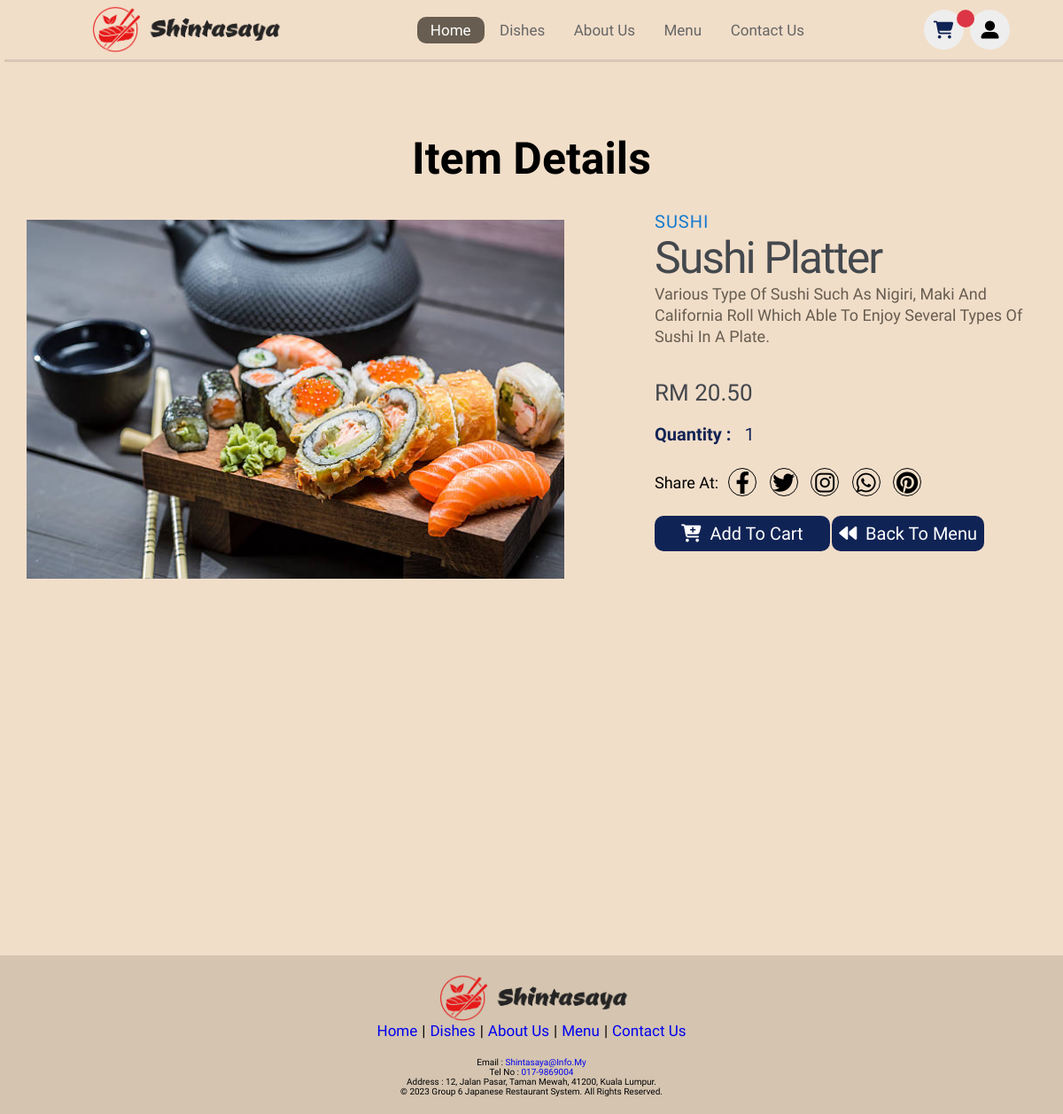
/productdetails/index.php?id=13 (signed in), run on the app's committed database.
### tables this page shows
CREATE TABLE IF NOT EXISTS `food` (
  `id` int DEFAULT NULL,
  `food_name` varchar(30) DEFAULT NULL,
  `food_category` varchar(8) DEFAULT NULL,
  `food_description` varchar(78) DEFAULT NULL,
  `long_description` text,
  `food_price` decimal(6,2) DEFAULT NULL,
  `food_image_location` varchar(50) DEFAULT NULL,
  `food_code` varchar(5) DEFAULT NULL,
  `food_qty` int DEFAULT NULL
);

### productdetails/index.php (the view, shortened to what this page needs)
<!DOCTYPE html>
<html>
  <?php
    $id = $_GET['id'];
    $conn=mysqli_connect(DB_HOST,DB_USER,DB_PASSWORD,DB_DATABASE);
    $sql = "SELECT * FROM food WHERE id = $id";
    $result = mysqli_query($conn, $sql);
    $row = mysqli_fetch_array($result);
  ?>
  <head>
    <link rel="stylesheet" href="../mystyle/restaurantStyle.css">
    <link rel="stylesheet" href="https://cdnjs.cloudflare.com/ajax/libs/font-awesome/6.3.0/css/all.min.css">
  </head>
  <body>
    <?php include('../includes/header.php'); ?>
    <h1 class= "itemDetailsHeading" style = "margin-top: 3em;">Item details</h1>
    <main class="product-details-container" style = "width: 100%;">
      <div class="left-column">
        <img src="<?php echo $row['food_image_location']; ?>" alt="">
      </div>
      <div class="right-column">
        <div class="product-description">
          <span><?php echo $row['food_category']; ?></span>
          <h1><?php echo $row['food_name']; ?></h1>
          <pre style = "width:95%"><?php echo $row['long_description'];?></pre>
        </div>
        <div class="product-price">
          <span>RM <?php echo $row['food_price']; ?></span>
          <div class="quantity">
            <form action="" class="form-submit">
              <div class="quantityInput">
                <b>Quantity : </b>
                <input type="number" class="form-control fqty" value="<?= $row['food_qty'] ?>">
              </div>
              <button class="btn btn-info btn-block addItemBtn"><i class="fas fa-cart-plus"></i>&nbsp;&nbsp;Add to cart</button>
              <a href = "../menu3/index.php" onMouseOver="this.style.backgroundColor='#675D50'"
              onMouseOut="this.style.backgroundColor='#102355'"
              style="font-size: 2rem;color: #fff;background: #102355;
              border-radius: 1rem;padding:.40em;"><i class="fas fa-backward"></i>&nbsp;&nbsp;Back to Menu</a>
            </form>
          </div>
        </div>
        <div class = "social-links">
          <p>Share At: </p>
          <a href = "#">
          <i class = "fab fa-facebook-f"></i>
          </a>
          <a href = "#">
          <i class = "fab fa-twitter"></i>
          </a>
          <a href = "#">
          <i class = "fab fa-instagram"></i>
          </a>
          <a href = "#">
          <i class = "fab fa-whatsapp"></i>
          </a>
          <a href = "#">
          <i class = "fab fa-pinterest"></i>
          </a>
        </div>
      </div>
    </main>
    <?php include('../includes/footer.php'); ?>
  </body>
</html>

### mystyle/restaurantStyle.css (style rules this page uses)
:root { --green : #675D50; --black : #102355; --light-color : #666; --box-shadow : .5rem .3rem rgb(0, 0, 0, 0.1); }
* { font-family: 'Alkatra', cursive; margin : 0; padding : 0; box-sizing : border-box; text-decoration : none; outline : none; border : none; text-transform : capitalize; transition : all 0.2s linear; }
html { font-size : 62.5%; overflow-x : hidden; scroll-padding-bottom : 5.5rem; scroll-behavior : smooth; background-color: #F1DEC9; }
.btn { margin-top: 1rem; display:inline-block; font-size:2rem; color:#fff; background:var(--black); border-radius:1rem; cursor:pointer; padding:.8rem 3rem; }
html, body { height: 100%; width: 100%; margin: 0; font-family: 'Roboto', sans-serif; background-color: #F1DEC9; }
.left-column { max-width: 90%; width: 75em; height: auto; float: left; }
.left-column img { max-width: 95%; width: 30em; left: 0; top: 0; opacity: 1; transition: all 0.3s ease; }
.itemDetailsHeading { font-size: 5rem; text-align: center; }
.product-details-container { max-height: fit-content; display: flex; padding: 1rem 1rem; justify-content: center; height:85em; }
.product-details-container img { height: auto; max-width: 90%; width : inherit; margin: auto; padding: 3em 2em ; }
.right-column { margin-top: 1em; height: auto; float: right; padding: 1em; max-width: 95%; width: 48em; }
.product-details-container .right-column .product-description { margin-bottom: 20px; }
.product-description span { font-size: 20px; color: #147bcf; letter-spacing: 1px; text-transform: uppercase; text-decoration: none; }
.product-description h1 { font-weight: 300; font-size: 50px; color: #43484D; letter-spacing: -2px; }
.product-description pre { font-size: 18px; font-weight: 300; color: var(--green); line-height: 24px; margin-bottom: 2em; text-align: left; white-space: pre-line;; }
.product-price { display: box; align-items: center; }
.product-price span { font-size: 26px; font-weight: 300; color: #43474D; margin-right: 20px; }
.product-details-container .right-column .product-price .quantity .form-submit { margin-top: 2em; height: 5rem; }
.product-details-container .right-column .product-price .quantity .form-submit .quantityInput { display: box; font-size: 2rem; color:var(--black); }
.product-details-container .right-column .product-price .quantity .form-submit input { font-size: 2rem; color:var(--black); }
.product-details-container .right-column .product-price .quantity .form-submit .form-control.fqty { background-color:#F1DEC9; margin-left: .5em; width: 7em; }
.product-details-container .right-column .product-price .quantity .form-submit .btn.btn-info.btn-block.addItemBtn { margin-top: 4em; }
.product-details-container .right-column .social-links p { font-size: large; margin-right: .5em; }
.product-details-container .right-column .social-links a { font-size: 2.5em; margin-right: .5em; }
.social-links { display: flex; align-items: center; }
.social-links a { display: flex; align-items: center; justify-content: center; width: 32px; height: 32px; color: #000; border: 1px solid #000; margin: 0 0.2rem; border-radius: 50%; text-decoration: none; font-size: 0.8rem; transition: all 0.5s ease; }

### includes/header.php (style rules this page uses)
a, .navigatebar, .icons { text-decoration: none !important; }

### data on the page
food: food_image_location (picture), food_category "SUSHI", food_name "Sushi Platter", long_description "Various Type Of Sushi Such As Nigiri, Maki And California Roll Which Able To Enjoy Several Types Of Sushi In A Plate.", food_price "20.50", food_qty "1"
